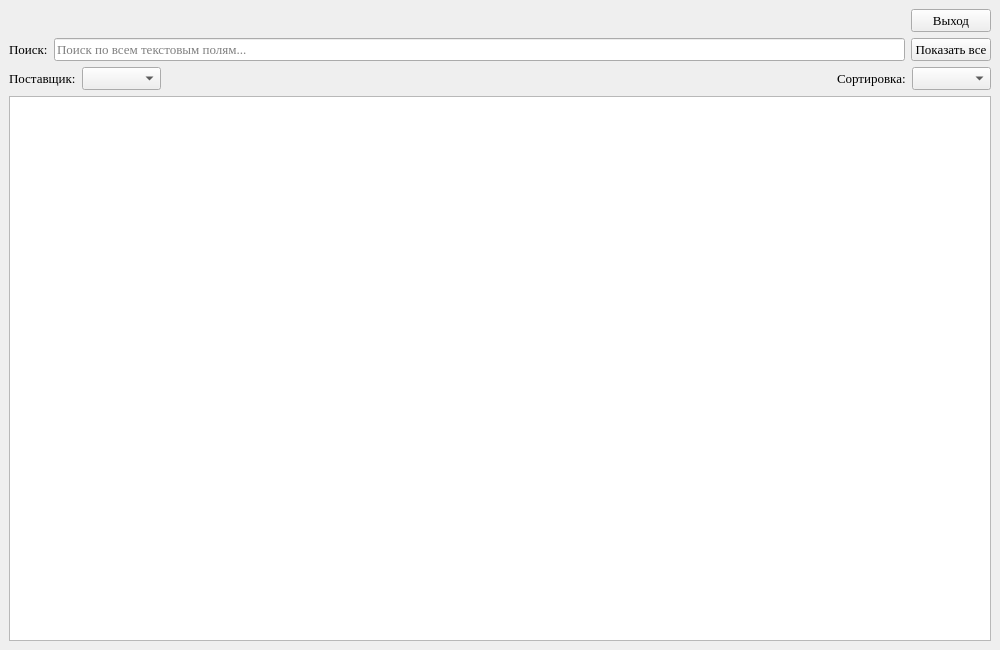
<?xml version="1.0" encoding="UTF-8"?>
<ui version="4.0">
 <class>Manager</class>
 <widget class="QMainWindow" name="Manager">
  <property name="geometry">
   <rect><x>0</x><y>0</y><width>1000</width><height>650</height></rect>
  </property>
  <property name="windowTitle"><string>Список товаров — Менеджер</string></property>
  <property name="styleSheet"><string notr="true">font-family: Times New Roman; font-size: 13px;</string></property>
  <widget class="QWidget" name="centralwidget">
   <layout class="QVBoxLayout" name="verticalLayout">
    <item>
     <layout class="QHBoxLayout">
      <item><widget class="QLabel" name="lb_fio"><property name="text"><string/></property></widget></item>
      <item><spacer><property name="orientation"><enum>Qt::Horizontal</enum></property><property name="sizeHint" stdset="0"><size><width>40</width><height>20</height></size></property></spacer></item>
      <item><widget class="QPushButton" name="pb_exit"><property name="text"><string>Выход</string></property><property name="maximumWidth"><number>80</number></property></widget></item>
     </layout>
    </item>
    <item>
     <layout class="QHBoxLayout">
      <item><widget class="QLabel" name="lb_search"><property name="text"><string>Поиск:</string></property><property name="maximumWidth"><number>55</number></property></widget></item>
      <item><widget class="QLineEdit" name="le_search"><property name="placeholderText"><string>Поиск по всем текстовым полям...</string></property></widget></item>
      <item><widget class="QPushButton" name="pb_show_all"><property name="text"><string>Показать все</string></property><property name="maximumWidth"><number>110</number></property></widget></item>
     </layout>
    </item>
    <item>
     <layout class="QHBoxLayout">
      <item><widget class="QLabel" name="lb_vendor"><property name="text"><string>Поставщик:</string></property><property name="maximumWidth"><number>80</number></property></widget></item>
      <item><widget class="QComboBox" name="cb_vendor"><property name="minimumWidth"><number>170</number></property></widget></item>
      <item><spacer><property name="orientation"><enum>Qt::Horizontal</enum></property><property name="sizeHint" stdset="0"><size><width>20</width><height>20</height></size></property></spacer></item>
      <item><widget class="QLabel" name="lb_sort"><property name="text"><string>Сортировка:</string></property><property name="maximumWidth"><number>85</number></property></widget></item>
      <item><widget class="QComboBox" name="cb_sort"><property name="minimumWidth"><number>150</number></property></widget></item>
     </layout>
    </item>
    <item>
     <widget class="QListWidget" name="lw_products"><property name="sortingEnabled"><bool>false</bool></property></widget>
    </item>
   </layout>
  </widget>
 </widget>
 <resources/>
 <connections/>
</ui>
